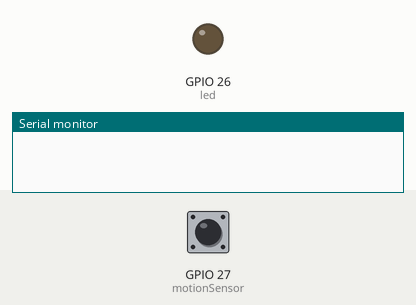
Recording of a program running on a simulated ESP32. Shown: output pins drawn as LEDs (lit = HIGH), the last lines printed to the serial monitor. The inputs (shaded band) are chosen by the test bench; at power-on: GPIO 27 (motionSensor) HIGH.

Above: at 1.2 s.
1.3 s: GPIO 27 (motionSensor) pulsed LOW 2 times (0.12 s each, 0.3 s apart)
At 2.6 s:
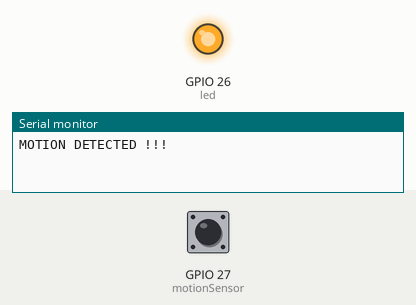
Timing chart, 0 to 23.2 s (numbered marks = the images above; inputs shaded):
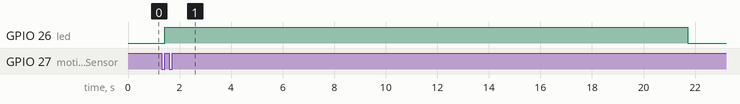

The program:

main.cpp
```cpp
#include <Arduino.h>

// Set GPIOs for LED and PIR Motion Sensor
const uint8_t led = 26;
const uint8_t motionSensor = 27;

// Timer: Auxiliary variables
unsigned long now;
volatile unsigned long lastTrigger = 0;
volatile bool startTimer = false;

bool printMotion = false;

const unsigned long timeSeconds = 20 * 1000UL; // 20s in ms

void ARDUINO_ISR_ATTR motionISR() {
  lastTrigger = millis();
  startTimer = true;
}

void setup() {
  Serial.begin(115200);
  pinMode(motionSensor, INPUT_PULLUP);
  attachInterrupt(motionSensor, motionISR, RISING);

  // Set LED to LOW
  pinMode(led, OUTPUT);
  digitalWrite(led, LOW);
}

void loop() {
  now = millis();

  // Turn LED on immediately on new trigger
  if (startTimer && !printMotion) {
    digitalWrite(led, HIGH);
    Serial.println("MOTION DETECTED !!!");
    printMotion = true;
  }

  // Turn off the LED after timeout
  if (startTimer && (now - lastTrigger > timeSeconds)) {
    Serial.println("Motion stopped...");
    digitalWrite(led, LOW);
    startTimer = false;
    printMotion = false;
  }
}
```

Measured:
- after the input at 1.3 s, GPIO 26 (led): LOW → HIGH after 0.12 s, → LOW 20.3 s later
